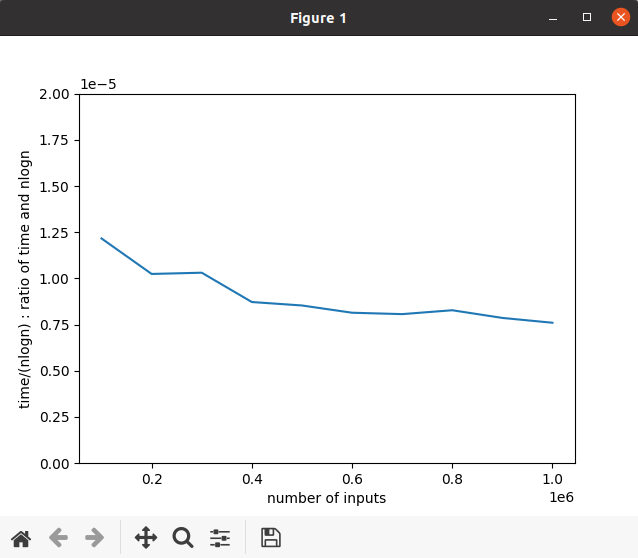

Write Python code to recreate this figure.
import math
import matplotlib.pyplot as plt
inputs = [x*100000 for x in range(1,11)]
outputs = [x*math.log(x) for x in inputs]
data = [14,
25,
39,
45,
56,
65,
76,
90,
97,
105]
ratios = [data[i]/outputs[i] for i in range(10)]
plt.plot(inputs,ratios)
plt.ylim(0,2e-5)
plt.xlabel("number of inputs")
plt.ylabel("time/(nlogn) : ratio of time and nlogn")
plt.show()
